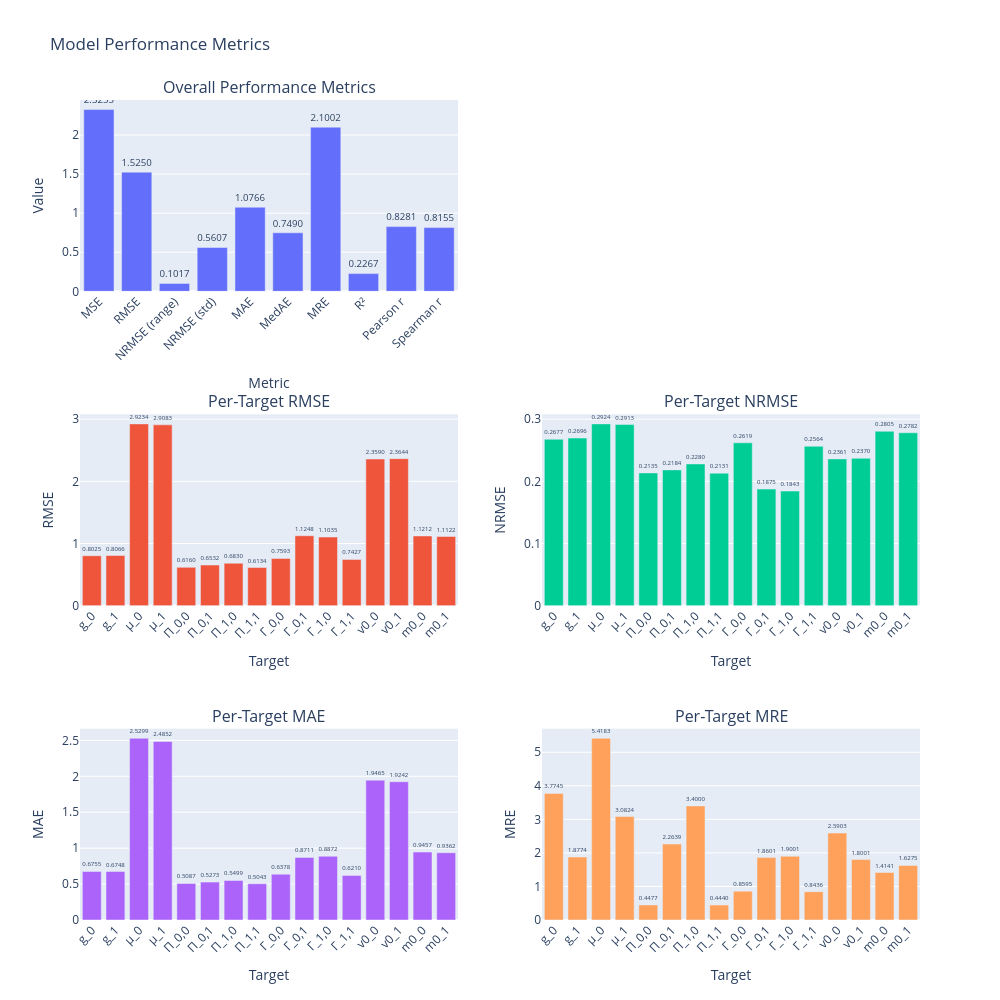

Notebook source saved alongside this figure:
### Code cell
# Visualize performance and metrics
target_names = get_param_names(n_actions, ic=True)
metrics_full = compute_metrics(Y_test, Y_pred_full)
plot_metrics(metrics_full, target_names=target_names, width=1000, height=1000)

plot_parameter_comparison(Y_test, Y_pred_full, col_names=Y_names, width=1000, height=1000)

### Figure 1 — Plotly figure (JSON) as saved in the notebook; plotly's stock layout.template omitted (floating-point values rounded to 4 significant figures)
{"data": [{"name": "Overall Metrics", "text": ["2.3255", "1.5250", "0.1017", "0.5607", "1.0766", "0.7490", "2.1002", "0.2267", "0.8281", "0.8155"], "textposition": "outside", "type": "bar", "x": ["MSE", "RMSE", "NRMSE (range)", "NRMSE (std)", "MAE", "MedAE", "MRE", "R²", "Pearson r", "Spearman r"], "xaxis": "x", "y": [2.326, 1.525, 0.1017, 0.5607, 1.077, 0.749, 2.1, 0.2267, 0.8281, 0.8155], "yaxis": "y"}, {"name": "Per-Target RMSE", "showlegend": false, "text": ["0.8025", "0.8066", "2.9234", "2.9083", "0.6160", "0.6532", "0.6830", "0.6134", "0.7593", "1.1248", "1.1035", "0.7427", "2.3590", "2.3644", "1.1212", "1.1122"], "textposition": "outside", "type": "bar", "x": [0, 1, 2, 3, 4, 5, 6, 7, 8, 9, 10, 11, 12, 13, 14, 15], "xaxis": "x3", "y": [0.8025, 0.8066, 2.923, 2.908, 0.616, 0.6532, 0.683, 0.6134, 0.7593, 1.125, 1.104, 0.7427, 2.359, 2.364, 1.121, 1.112], "yaxis": "y3"}, {"name": "Per-Target NRMSE", "showlegend": false, "text": ["0.2677", "0.2696", "0.2924", "0.2913", "0.2135", "0.2184", "0.2280", "0.2131", "0.2619", "0.1875", "0.1843", "0.2564", "0.2361", "0.2370", "0.2805", "0.2782"], "textposition": "outside", "type": "bar", "x": [0, 1, 2, 3, 4, 5, 6, 7, 8, 9, 10, 11, 12, 13, 14, 15], "xaxis": "x4", "y": [0.2677, 0.2696, 0.2924, 0.2913, 0.2135, 0.2184, 0.228, 0.2131, 0.2619, 0.1875, 0.1843, 0.2564, 0.2361, 0.237, 0.2805, 0.2782], "yaxis": "y4"}, {"name": "Per-Target MAE", "showlegend": false, "text": ["0.6755", "0.6748", "2.5299", "2.4852", "0.5087", "0.5273", "0.5499", "0.5043", "0.6378", "0.8711", "0.8872", "0.6210", "1.9465", "1.9242", "0.9457", "0.9362"], "textposition": "outside", "type": "bar", "x": [0, 1, 2, 3, 4, 5, 6, 7, 8, 9, 10, 11, 12, 13, 14, 15], "xaxis": "x5", "y": [0.6755, 0.6748, 2.53, 2.485, 0.5087, 0.5273, 0.5499, 0.5043, 0.6378, 0.8711, 0.8872, 0.621, 1.947, 1.924, 0.9457, 0.9362], "yaxis": "y5"}, {"name": "Per-Target MRE", "showlegend": false, "text": ["3.7745", "1.8774", "5.4183", "3.0824", "0.4477", "2.2639", "3.4000", "0.4440", "0.8595", "1.8601", "1.9001", "0.8436", "2.5903", "1.8001", "1.4141", "1.6275"], "textposition": "outside", "type": "bar", "x": [0, 1, 2, 3, 4, 5, 6, 7, 8, 9, 10, 11, 12, 13, 14, 15], "xaxis": "x6", "y": [3.774, 1.877, 5.418, 3.082, 0.4477, 2.264, 3.4, 0.444, 0.8595, 1.86, 1.9, 0.8436, 2.59, 1.8, 1.414, 1.628], "yaxis": "y6"}], "layout": {"annotations": [{"font": {"size": 16}, "showarrow": false, "text": "Overall Performance Metrics", "x": 0.225, "xanchor": "center", "xref": "paper", "y": 1, "yanchor": "bottom", "yref": "paper"}, {"font": {"size": 16}, "showarrow": false, "text": "Per-Target RMSE", "x": 0.225, "xanchor": "center", "xref": "paper", "y": 0.6167, "yanchor": "bottom", "yref": "paper"}, {"font": {"size": 16}, "showarrow": false, "text": "Per-Target NRMSE", "x": 0.775, "xanchor": "center", "xref": "paper", "y": 0.6167, "yanchor": "bottom", "yref": "paper"}, {"font": {"size": 16}, "showarrow": false, "text": "Per-Target MAE", "x": 0.225, "xanchor": "center", "xref": "paper", "y": 0.2333, "yanchor": "bottom", "yref": "paper"}, {"font": {"size": 16}, "showarrow": false, "text": "Per-Target MRE", "x": 0.775, "xanchor": "center", "xref": "paper", "y": 0.2333, "yanchor": "bottom", "yref": "paper"}], "height": 1000, "showlegend": false, "title": {"text": "Model Performance Metrics"}, "width": 1000, "xaxis": {"anchor": "y", "domain": [0, 0.45], "tickangle": -45, "title": {"text": "Metric"}}, "xaxis2": {"anchor": "y2", "domain": [0.55, 1]}, "xaxis3": {"anchor": "y3", "domain": [0, 0.45], "tickangle": -45, "ticktext": ["g_0", "g_1", "μ_0", "μ_1", "Π_0,0", "Π_0,1", "Π_1,0", "Π_1,1", "Γ_0,0", "Γ_0,1", "Γ_1,0", "Γ_1,1", "v0_0", "v0_1", "m0_0", "m0_1"], "tickvals": [0, 1, 2, 3, 4, 5, 6, 7, 8, 9, 10, 11, 12, 13, 14, 15], "title": {"text": "Target"}}, "xaxis4": {"anchor": "y4", "domain": [0.55, 1], "tickangle": -45, "ticktext": ["g_0", "g_1", "μ_0", "μ_1", "Π_0,0", "Π_0,1", "Π_1,0", "Π_1,1", "Γ_0,0", "Γ_0,1", "Γ_1,0", "Γ_1,1", "v0_0", "v0_1", "m0_0", "m0_1"], "tickvals": [0, 1, 2, 3, 4, 5, 6, 7, 8, 9, 10, 11, 12, 13, 14, 15], "title": {"text": "Target"}}, "xaxis5": {"anchor": "y5", "domain": [0, 0.45], "tickangle": -45, "ticktext": ["g_0", "g_1", "μ_0", "μ_1", "Π_0,0", "Π_0,1", "Π_1,0", "Π_1,1", "Γ_0,0", "Γ_0,1", "Γ_1,0", "Γ_1,1", "v0_0", "v0_1", "m0_0", "m0_1"], "tickvals": [0, 1, 2, 3, 4, 5, 6, 7, 8, 9, 10, 11, 12, 13, 14, 15], "title": {"text": "Target"}}, "xaxis6": {"anchor": "y6", "domain": [0.55, 1], "tickangle": -45, "ticktext": ["g_0", "g_1", "μ_0", "μ_1", "Π_0,0", "Π_0,1", "Π_1,0", "Π_1,1", "Γ_0,0", "Γ_0,1", "Γ_1,0", "Γ_1,1", "v0_0", "v0_1", "m0_0", "m0_1"], "tickvals": [0, 1, 2, 3, 4, 5, 6, 7, 8, 9, 10, 11, 12, 13, 14, 15], "title": {"text": "Target"}}, "yaxis": {"anchor": "x", "domain": [0.7667, 1], "title": {"text": "Value"}}, "yaxis2": {"anchor": "x2", "domain": [0.7667, 1]}, "yaxis3": {"anchor": "x3", "domain": [0.3833, 0.6167], "title": {"text": "RMSE"}}, "yaxis4": {"anchor": "x4", "domain": [0.3833, 0.6167], "title": {"text": "NRMSE"}}, "yaxis5": {"anchor": "x5", "domain": [0, 0.2333], "title": {"text": "MAE"}}, "yaxis6": {"anchor": "x6", "domain": [0, 0.2333], "title": {"text": "MRE"}}}}
